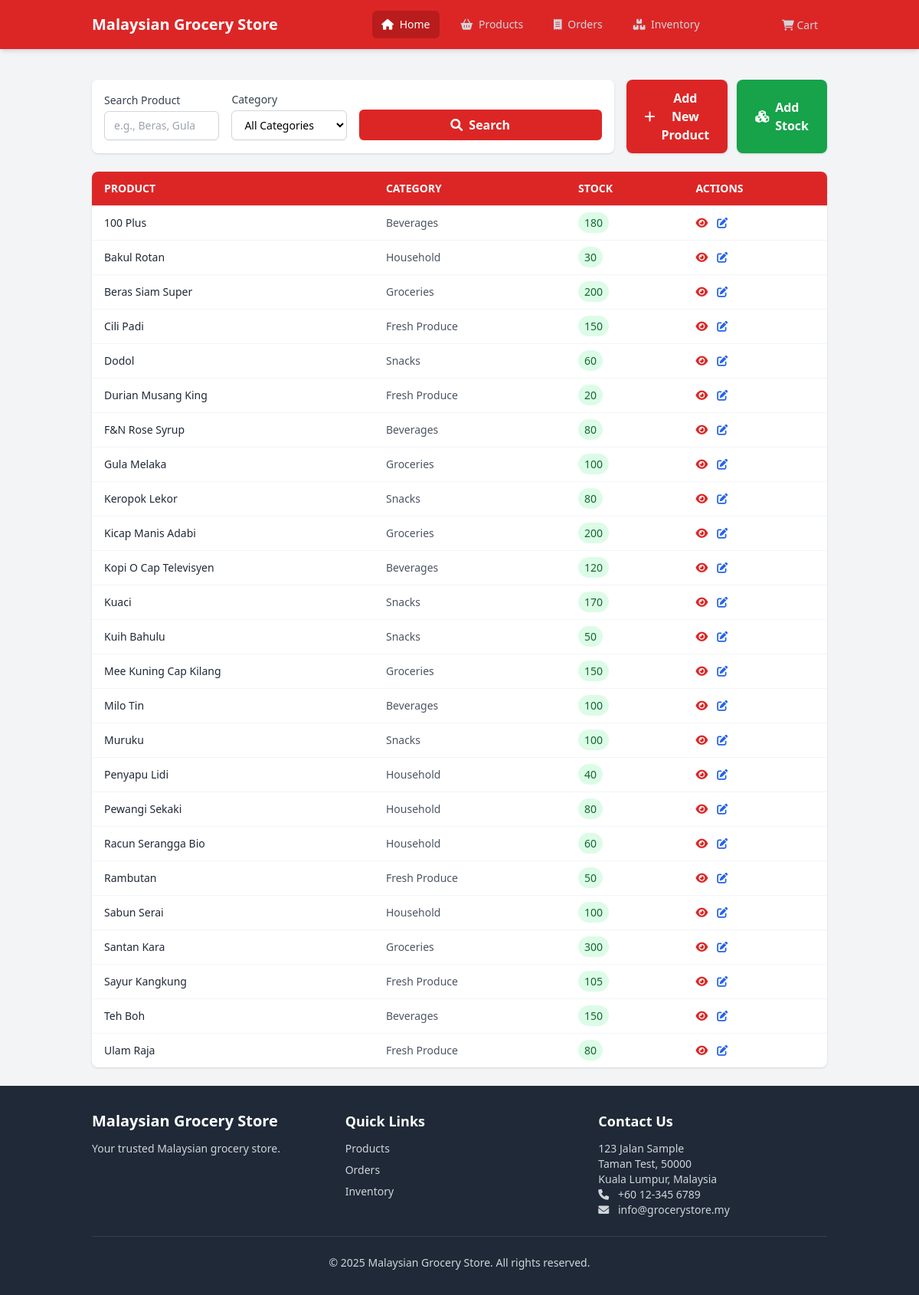
Before: /modules/inventory/index.php with the older database file.
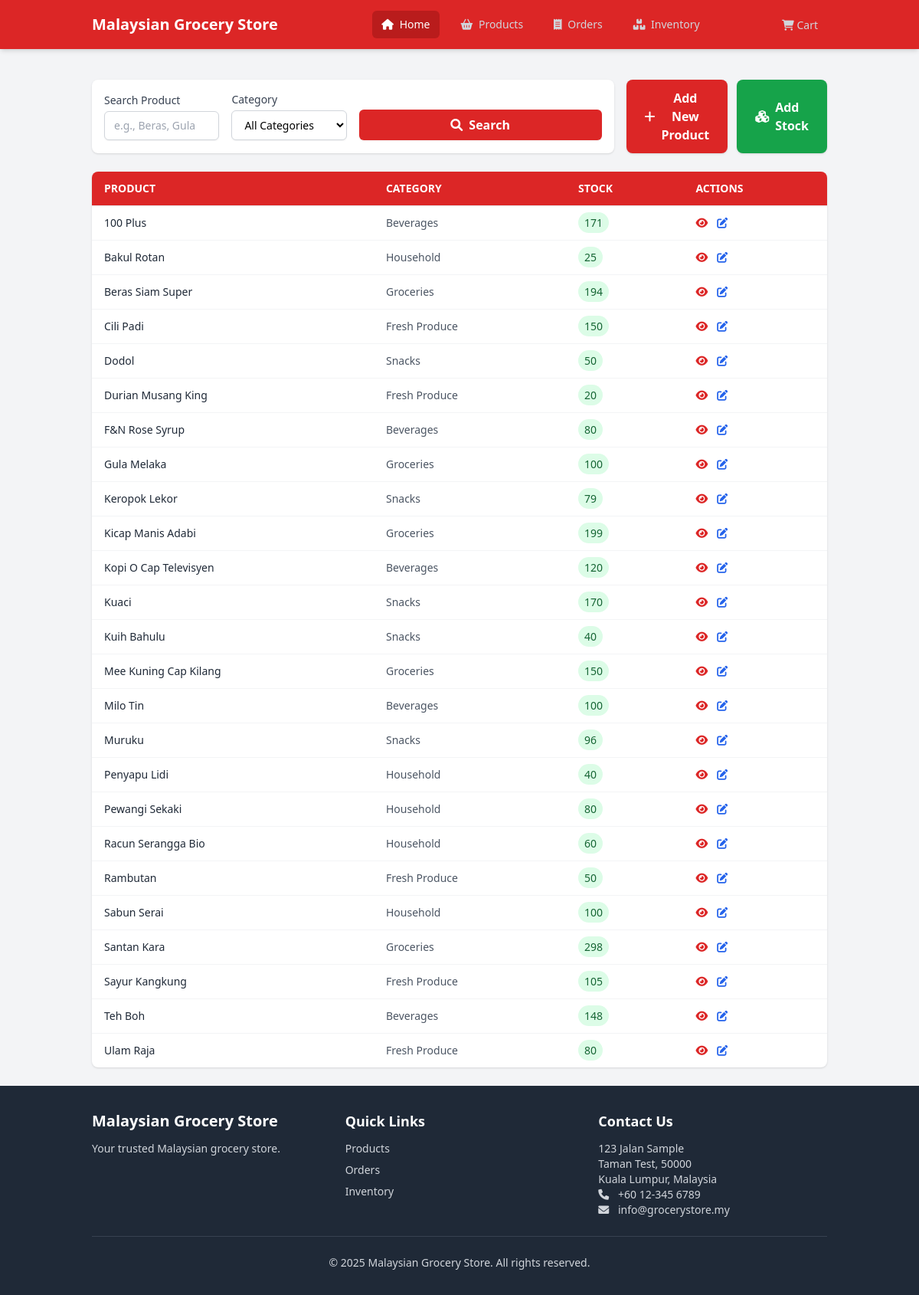
After: the same page with the newer database file.
### tables this page shows
CREATE TABLE products (
    id INTEGER PRIMARY KEY AUTOINCREMENT,
    category_id INTEGER,
    name TEXT NOT NULL,
    description TEXT,
    price DECIMAL(10,2) NOT NULL,
    stock_quantity INTEGER NOT NULL DEFAULT 0,
    image_url TEXT,
    created_at DATETIME DEFAULT CURRENT_TIMESTAMP,
    updated_at DATETIME DEFAULT CURRENT_TIMESTAMP,
    deleted_at DATETIME,
    FOREIGN KEY (category_id) REFERENCES categories(id)
);

CREATE TABLE categories (
    id INTEGER PRIMARY KEY AUTOINCREMENT,
    name TEXT NOT NULL,
    description TEXT,
    created_at DATETIME DEFAULT CURRENT_TIMESTAMP,
    updated_at DATETIME DEFAULT CURRENT_TIMESTAMP,
    deleted_at DATETIME
);

### modules/inventory/functions.php (called while the page is built, shortened)
<?php
function getInventoryItems($category_id = null, $search = null) {
    $db = initializeDatabase();
    $sql = "SELECT p.*, c.name as category_name
            FROM products p
            JOIN categories c ON p.category_id = c.id
            WHERE p.deleted_at IS NULL";
    $params = [];
    $sql .= " ORDER BY p.name ASC";
    $stmt = $db->prepare($sql);
    $result = $stmt->execute();
    $items = [];
    while ($row = $result->fetchArray(SQLITE3_ASSOC)) {
        $items[] = $row;
    }
    return $items;
}

### modules/inventory/templates/list.php (the view, shortened to what the changed rows need)
<?php
$category_id = $_GET['category'] ?? null;
$search = $_GET['search'] ?? null;
$inventory_items = getInventoryItems($category_id, $search);
?>
<div class="inventory-container py-6">
    <div class="bg-white rounded-lg shadow overflow-x-auto">
        <table class="min-w-full divide-y divide-gray-200">
            <thead class="bg-theme-red text-white">
                <tr>
                    <th class="px-4 py-3 text-left text-sm font-semibold uppercase">Product</th>
                    <th class="px-4 py-3 text-left text-sm font-semibold uppercase">Category</th>
                    <th class="px-4 py-3 text-left text-sm font-semibold uppercase">Stock</th>
                    <th class="px-4 py-3 text-left text-sm font-semibold uppercase">Actions</th>
                </tr>
            </thead>
            <tbody class="divide-y divide-gray-100">
                <?php if (empty($inventory_items)): ?>
                    <tr>
                        <td colspan="4" class="text-center text-gray-500 py-6">No inventory items found.</td>
                    </tr>
                <?php else: ?>
                    <?php foreach ($inventory_items as $item): ?>
                        <tr class="hover:bg-gray-50">
                            <td class="px-4 py-3 text-sm text-gray-800 font-medium"><?= htmlspecialchars($item['name']) ?></td>
                            <td class="px-4 py-3 text-sm text-gray-600"><?= htmlspecialchars($item['category_name']) ?></td>
                            <td class="px-4 py-3 text-sm text-gray-800">
                                <span class="px-2 py-1 rounded-full <?= $item['stock_quantity'] > 0 ? 'bg-green-100 text-green-800' : 'bg-red-100 text-red-800' ?>">
                                    <?= $item['stock_quantity'] ?>
                                </span>
                            </td>
                            <td class="px-4 py-3 text-sm">
                                <div class="flex gap-3">
                                    <a href="index.php?module=inventory&action=view&id=<?= $item['id'] ?>"
                                       class="text-theme-red hover:text-red-700">
                                        <i class="fas fa-eye"></i>
                                    </a>
                                    <a href="index.php?module=inventory&action=edit&id=<?= $item['id'] ?>"
                                       class="text-blue-600 hover:text-blue-700">
                                        <i class="fas fa-edit"></i>
                                    </a>
                                </div>
                            </td>
                        </tr>
                    <?php endforeach; ?>
                <?php endif; ?>
            </tbody>
        </table>
    </div>
</div>

Changed rows visible on the page:
changed products "100 Plus": stock_quantity "180" → "171"
changed products "Bakul Rotan": stock_quantity "30" → "25"
changed products "Beras Siam Super": stock_quantity "200" → "194"
changed products "Dodol": stock_quantity "60" → "50"
changed products "Keropok Lekor": stock_quantity "80" → "79"
changed products "Kicap Manis Adabi": stock_quantity "200" → "199"
changed products "Kuih Bahulu": stock_quantity "50" → "40"
changed products "Muruku": stock_quantity "100" → "96"
changed products "Santan Kara": stock_quantity "300" → "298"
changed products "Teh Boh": stock_quantity "150" → "148"
